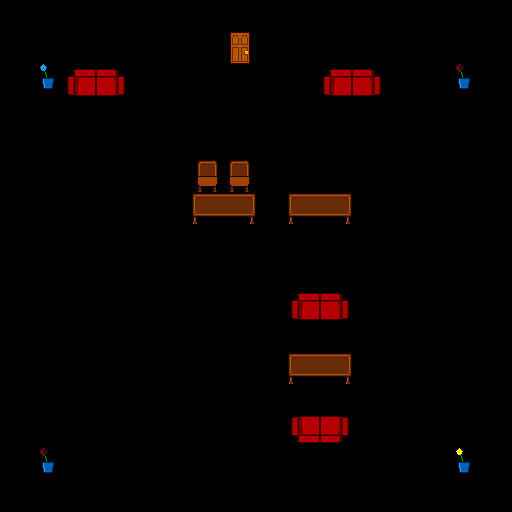

Rendered tile map (Tiled .tmx) drawn with the repository's tilesets; below, a short description and the map source with its tile grids summarised:
An orthogonal 16x16 tile map with 32x32 px tiles, 1 tile layer (background2), 4 hidden layers not drawn.

<map version="1.0" orientation="orthogonal" width="16" height="16" tilewidth="32" tileheight="32">
 <tileset firstgid="1" name="salle_test" tilewidth="32" tileheight="32" spacing="1" margin="1">
  <image source="tileset/salle_test.png" trans="ff00ff" width="217" height="150" />
  <tile id="1">
   <properties>
    <property name="collision" value="true" />
   </properties>
  </tile>
  <tile id="2">
   <properties>
    <property name="collision" value="true" />
   </properties>
  </tile>
  <tile id="3">
   <properties>
    <property name="collision" value="true" />
   </properties>
  </tile>
  <tile id="4">
   <properties>
    <property name="collision" value="true" />
   </properties>
  </tile>
  <tile id="5">
   <properties>
    <property name="collision" value="true" />
   </properties>
  </tile>
  <tile id="6">
   <properties>
    <property name="collision" value="true" />
   </properties>
  </tile>
  <tile id="7">
   <properties>
    <property name="portail" value="true" />
   </properties>
  </tile>
  <tile id="8">
   <properties>
    <property name="collision" value="true" />
   </properties>
  </tile>
  <tile id="9">
   <properties>
    <property name="collision" value="true" />
   </properties>
  </tile>
  <tile id="10">
   <properties>
    <property name="collision" value="true" />
   </properties>
  </tile>
  <tile id="13">
   <properties>
    <property name="collision" value="true" />
   </properties>
  </tile>
  <tile id="14">
   <properties>
    <property name="collision" value="true" />
   </properties>
  </tile>
  <tile id="15">
   <properties>
    <property name="animation" value="30" />
    <property name="collision" value="true" />
   </properties>
  </tile>
  <tile id="16">
   <properties>
    <property name="animation" value="60" />
   </properties>
  </tile>
  <tile id="17">
   <properties>
    <property name="animation" value="90" />
   </properties>
  </tile>
  <tile id="19">
   <properties>
    <property name="collision" value="true" />
   </properties>
  </tile>
  <tile id="20">
   <properties>
    <property name="collision" value="true" />
   </properties>
  </tile>
 </tileset>
 <layer name="background1" width="16" height="16" visible="0">
  <data>[256 cells, 256 non-empty, 8 distinct tile ids]</data>
 </layer>
 <layer name="background2" width="16" height="16">
  <data>[256 cells, 21 non-empty, 11 distinct tile ids]</data>
 </layer>
 <layer name="objet" width="16" height="16" visible="0">
  <data>[256 cells, 0 non-empty, 0 distinct tile ids]</data>
 </layer>
 <layer name="foreground1" width="16" height="16" visible="0">
  <data>[256 cells, 0 non-empty, 0 distinct tile ids]</data>
 </layer>
 <layer name="foreground2" width="16" height="16" visible="0">
  <data>[256 cells, 0 non-empty, 0 distinct tile ids]</data>
 </layer>
</map>
